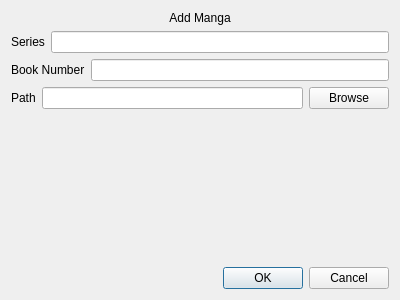
<?xml version="1.0" encoding="UTF-8"?>
<ui version="4.0">
 <class>addMangaDialog</class>
 <widget class="QDialog" name="addMangaDialog">
  <property name="geometry">
   <rect>
    <x>0</x>
    <y>0</y>
    <width>400</width>
    <height>300</height>
   </rect>
  </property>
  <property name="windowTitle">
   <string>Dialog</string>
  </property>
  <layout class="QVBoxLayout" name="verticalLayout">
   <item>
    <widget class="QLabel" name="label">
     <property name="sizePolicy">
      <sizepolicy hsizetype="Preferred" vsizetype="Fixed">
       <horstretch>0</horstretch>
       <verstretch>0</verstretch>
      </sizepolicy>
     </property>
     <property name="text">
      <string>Add Manga</string>
     </property>
     <property name="alignment">
      <set>Qt::AlignCenter</set>
     </property>
    </widget>
   </item>
   <item>
    <layout class="QHBoxLayout" name="horizontalLayout">
     <item>
      <widget class="QLabel" name="label_2">
       <property name="sizePolicy">
        <sizepolicy hsizetype="Preferred" vsizetype="Fixed">
         <horstretch>0</horstretch>
         <verstretch>0</verstretch>
        </sizepolicy>
       </property>
       <property name="text">
        <string>Series</string>
       </property>
      </widget>
     </item>
     <item>
      <widget class="QLineEdit" name="seriesLineEdit">
       <property name="sizePolicy">
        <sizepolicy hsizetype="Expanding" vsizetype="Fixed">
         <horstretch>0</horstretch>
         <verstretch>0</verstretch>
        </sizepolicy>
       </property>
      </widget>
     </item>
    </layout>
   </item>
   <item>
    <layout class="QHBoxLayout" name="horizontalLayout_2">
     <item>
      <widget class="QLabel" name="label_3">
       <property name="sizePolicy">
        <sizepolicy hsizetype="Preferred" vsizetype="Fixed">
         <horstretch>0</horstretch>
         <verstretch>0</verstretch>
        </sizepolicy>
       </property>
       <property name="text">
        <string>Book Number</string>
       </property>
      </widget>
     </item>
     <item>
      <widget class="QLineEdit" name="bookNumberLineEdit">
       <property name="sizePolicy">
        <sizepolicy hsizetype="Expanding" vsizetype="Fixed">
         <horstretch>0</horstretch>
         <verstretch>0</verstretch>
        </sizepolicy>
       </property>
      </widget>
     </item>
    </layout>
   </item>
   <item>
    <layout class="QHBoxLayout" name="horizontalLayout_3">
     <item>
      <widget class="QLabel" name="label_4">
       <property name="sizePolicy">
        <sizepolicy hsizetype="Preferred" vsizetype="Fixed">
         <horstretch>0</horstretch>
         <verstretch>0</verstretch>
        </sizepolicy>
       </property>
       <property name="text">
        <string>Path</string>
       </property>
      </widget>
     </item>
     <item>
      <widget class="QLineEdit" name="pathLineEdit">
       <property name="sizePolicy">
        <sizepolicy hsizetype="Expanding" vsizetype="Fixed">
         <horstretch>0</horstretch>
         <verstretch>0</verstretch>
        </sizepolicy>
       </property>
      </widget>
     </item>
     <item>
      <widget class="QPushButton" name="browseButton">
       <property name="text">
        <string>Browse</string>
       </property>
      </widget>
     </item>
    </layout>
   </item>
   <item>
    <spacer name="verticalSpacer">
     <property name="orientation">
      <enum>Qt::Vertical</enum>
     </property>
     <property name="sizeHint" stdset="0">
      <size>
       <width>20</width>
       <height>40</height>
      </size>
     </property>
    </spacer>
   </item>
   <item>
    <widget class="QDialogButtonBox" name="buttonBox">
     <property name="orientation">
      <enum>Qt::Horizontal</enum>
     </property>
     <property name="standardButtons">
      <set>QDialogButtonBox::Cancel|QDialogButtonBox::Ok</set>
     </property>
    </widget>
   </item>
  </layout>
 </widget>
 <resources/>
 <connections>
  <connection>
   <sender>buttonBox</sender>
   <signal>accepted()</signal>
   <receiver>addMangaDialog</receiver>
   <slot>accept()</slot>
   <hints>
    <hint type="sourcelabel">
     <x>248</x>
     <y>254</y>
    </hint>
    <hint type="destinationlabel">
     <x>157</x>
     <y>274</y>
    </hint>
   </hints>
  </connection>
  <connection>
   <sender>buttonBox</sender>
   <signal>rejected()</signal>
   <receiver>addMangaDialog</receiver>
   <slot>reject()</slot>
   <hints>
    <hint type="sourcelabel">
     <x>316</x>
     <y>260</y>
    </hint>
    <hint type="destinationlabel">
     <x>286</x>
     <y>274</y>
    </hint>
   </hints>
  </connection>
 </connections>
</ui>
